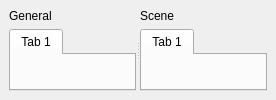
<ui version="4.0" >
 <class>SoundboardAreaUi</class>
 <widget class="QWidget" name="SoundboardAreaUi" >
  <layout class="QGridLayout" >
   <property name="leftMargin" >
    <number>0</number>
   </property>
   <property name="topMargin" >
    <number>0</number>
   </property>
   <property name="rightMargin" >
    <number>0</number>
   </property>
   <property name="bottomMargin" >
    <number>0</number>
   </property>
   <item row="0" column="0" >
    <widget class="QSplitter" name="m_tabArea" >
     <property name="orientation" >
      <enum>Qt::Horizontal</enum>
     </property>
     <widget class="QFrame" name="frame" >
      <layout class="QVBoxLayout" >
       <property name="rightMargin" >
        <number>0</number>
       </property>
       <item>
        <widget class="QLabel" name="label" >
         <property name="text" >
          <string>General</string>
         </property>
        </widget>
       </item>
       <item>
        <widget class="QTabWidget" name="m_generalTabs" >
         <property name="currentIndex" >
          <number>0</number>
         </property>
         <widget class="QWidget" name="tab" >
          <attribute name="title" >
           <string>Tab 1</string>
          </attribute>
         </widget>
        </widget>
       </item>
      </layout>
     </widget>
     <widget class="QFrame" name="frame2" >
      <layout class="QVBoxLayout" >
       <property name="leftMargin" >
        <number>0</number>
       </property>
       <item>
        <widget class="QLabel" name="label_2" >
         <property name="text" >
          <string>Scene</string>
         </property>
        </widget>
       </item>
       <item>
        <widget class="QTabWidget" name="m_sceneTabs" >
         <property name="currentIndex" >
          <number>0</number>
         </property>
         <widget class="QWidget" name="tab_3" >
          <attribute name="title" >
           <string>Tab 1</string>
          </attribute>
         </widget>
        </widget>
       </item>
      </layout>
     </widget>
    </widget>
   </item>
  </layout>
 </widget>
 <resources/>
 <connections/>
</ui>
